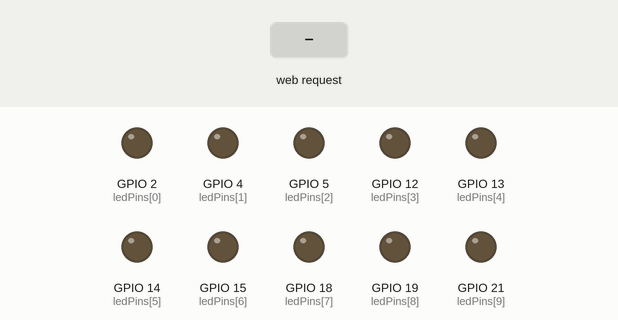
Bench run of a sketch on a simulated ESP32. Shown: output pins drawn as LEDs (lit = HIGH). The test bench sets the inputs (shaded band). WiFi joins after 1.5 s; servers stay silent unless stated; what the sketch prints to the serial monitor is not drawn.

Above: at 0.1 s.
At 2.7 s:
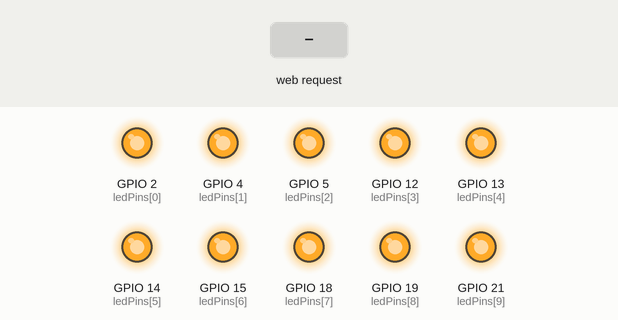
2.8 s: HTTP request GET /toggle?led=E2 received
At 4.7 s:
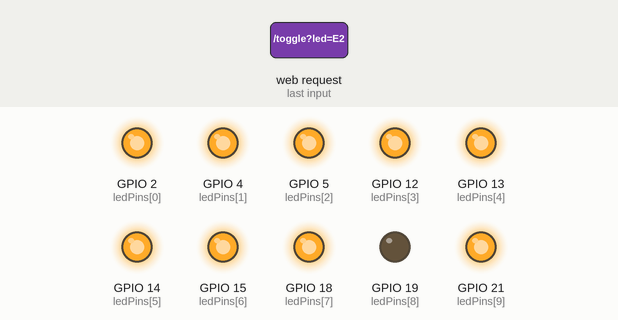
Timing chart, 0 to 6.2 s (numbered marks = the images above; inputs shaded):
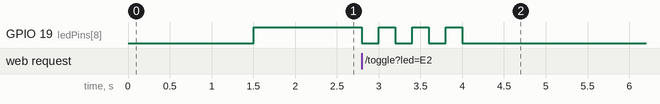

The sketch:

MechanizedLED.ino
```cpp
#include <WiFi.h>
#include <WebServer.h>

const char* ssid = "Your SSID"; // CHANGE IT
const char* password = "Your Password"; // CHANGE IT

WebServer server(80);

const int ledPins[10] = {2, 4, 5, 12, 13, 14, 15, 18, 19, 21}; // Assign GPIO pins for LEDs
const char* letters = "MECHANIZED"; // Map to corresponding letters

void blinkLED(int pin) {
    digitalWrite(pin, LOW); // Ensure it's off before blinking
    delay(200);

    for (int i = 0; i < 3; i++) { // Blinking pattern
        digitalWrite(pin, HIGH);
        delay(200);
        digitalWrite(pin, LOW);
        delay(200);
    }

    digitalWrite(pin, LOW); // Stay ON after blinking
}

void handleRoot() {
    server.send(200, "text/html", R"rawliteral(
    <!DOCTYPE html>
    <html>
    <head>
        <title>Mechanized</title>
        <style>
            body {
                background-image: url('https://raw.githubusercontent.com/Thejasvenan/Mechanized_IoT/main/Bg.jpg');
                background-size: cover;
                background-position: center;
                text-align: center;
                font-family: Arial, sans-serif;
            }

            #logo {
                width: 400px;
                height: auto;
                margin-bottom: 20px;
            }

            .button-container {
                display: grid;
                grid-template-columns: repeat(5, minmax(80px, 1fr));
                gap: 10px;
                justify-content: center;
                align-items: center;
                width: 80%;
                margin: auto;
            }

            .letter-btn {
                background-color: transparent;
                border: none;
                cursor: pointer;
                width: 100px;
                height: 100px;
            }

            .letter-btn img {
                width: 100%;
                max-width: 100px;
                height: auto;
            }

            @media (max-width: 600px) {
                .button-container {
                    grid-template-columns: repeat(5, 1fr);
                }
                .letter-btn {
                    width: 60px;
                    height: 60px;
                }
            }

            @media (max-width: 400px) {
                .button-container {
                    grid-template-columns: repeat(5, 1fr);
                }
                .letter-btn {
                    width: 50px;
                    height: 50px;
                }
            }
        </style>
    </head>
    <body>
        <img id="logo" src="https://raw.githubusercontent.com/Thejasvenan/Mechanized_IoT/main/Mechanized.png" alt="Mechanized Logo">

        <div class="button-container">
            <button class="letter-btn" id="M" onclick="toggle('M')">
                <img src="https://raw.githubusercontent.com/Thejasvenan/Mechanized_IoT/main/M_off.png" id="M_img">
            </button>
            <button class="letter-btn" id="E" onclick="toggle('E')">
                <img src="https://raw.githubusercontent.com/Thejasvenan/Mechanized_IoT/main/E_off.png" id="E_img">
            </button>
            <button class="letter-btn" id="C" onclick="toggle('C')">
                <img src="https://raw.githubusercontent.com/Thejasvenan/Mechanized_IoT/main/C_off.png" id="C_img">
            </button>
            <button class="letter-btn" id="H" onclick="toggle('H')">
                <img src="https://raw.githubusercontent.com/Thejasvenan/Mechanized_IoT/main/H_off.png" id="H_img">
            </button>
            <button class="letter-btn" id="A" onclick="toggle('A')">
                <img src="https://raw.githubusercontent.com/Thejasvenan/Mechanized_IoT/main/A_off.png" id="A_img">
            </button>
            <button class="letter-btn" id="N" onclick="toggle('N')">
                <img src="https://raw.githubusercontent.com/Thejasvenan/Mechanized_IoT/main/N_off.png" id="N_img">
            </button>
            <button class="letter-btn" id="I" onclick="toggle('I')">
                <img src="https://raw.githubusercontent.com/Thejasvenan/Mechanized_IoT/main/I_off.png" id="I_img">
            </button>
            <button class="letter-btn" id="Z" onclick="toggle('Z')">
                <img src="https://raw.githubusercontent.com/Thejasvenan/Mechanized_IoT/main/Z_off.png" id="Z_img">
            </button>
            <button class="letter-btn" id="E2" onclick="toggle('E2')">
                <img src="https://raw.githubusercontent.com/Thejasvenan/Mechanized_IoT/main/E2_off.png" id="E2_img">
            </button>
            <button class="letter-btn" id="D" onclick="toggle('D')">
                <img src="https://raw.githubusercontent.com/Thejasvenan/Mechanized_IoT/main/D_off.png" id="D_img">
            </button>
        </div>

        <script>
            function toggle(letter) {
                let img = document.getElementById(letter + "_img");
                let currentSrc = img.src;

                if (currentSrc.includes("_off")) {
                    img.src = `https://raw.githubusercontent.com/Thejasvenan/Mechanized_IoT/main/${letter}_on.png`;
                } else {
                    img.src = `https://raw.githubusercontent.com/Thejasvenan/Mechanized_IoT/main/${letter}_off.png`;
                }

                fetch(`/toggle?led=${letter}`)
                    .then(response => console.log("Toggled: " + letter))
                    .catch(error => console.error("Error:", error));
            }
        </script>
    </body>
    </html>
    )rawliteral");
}

void handleToggle() {
    if (server.hasArg("led")) {
        String letter = server.arg("led");

        // Handle E2 separately
        int index = (letter == "E2") ? 8 : String(letters).indexOf(letter);

        if (index != -1) {
            Serial.println("Toggling: " + letter);
            blinkLED(ledPins[index]);
        }
    }
    server.send(200, "text/plain", "OK");
}

void setup() {
    Serial.begin(115200);
    WiFi.begin(ssid, password);
    Serial.print("Connecting to WiFi");
    while (WiFi.status() != WL_CONNECTED) {
        delay(500);
        Serial.print(".");
    }
    Serial.println("\nConnected to WiFi");
    Serial.print("ESP32 Web Server's IP address: ");
    Serial.println(WiFi.localIP());

    for (int i = 0; i < 10; i++) {
        pinMode(ledPins[i], OUTPUT);
        digitalWrite(ledPins[i], HIGH);
    }

    server.on("/", handleRoot);
    server.on("/toggle", handleToggle);
    server.begin();
}

void loop() {
    server.handleClient();
}
```

Measured:
- after the input at 2.8 s, GPIO 19 (ledPins[8]): alternates HIGH for 0.20 s and LOW for 0.20 s, 7 changes in all, then stays LOW, starting at once
